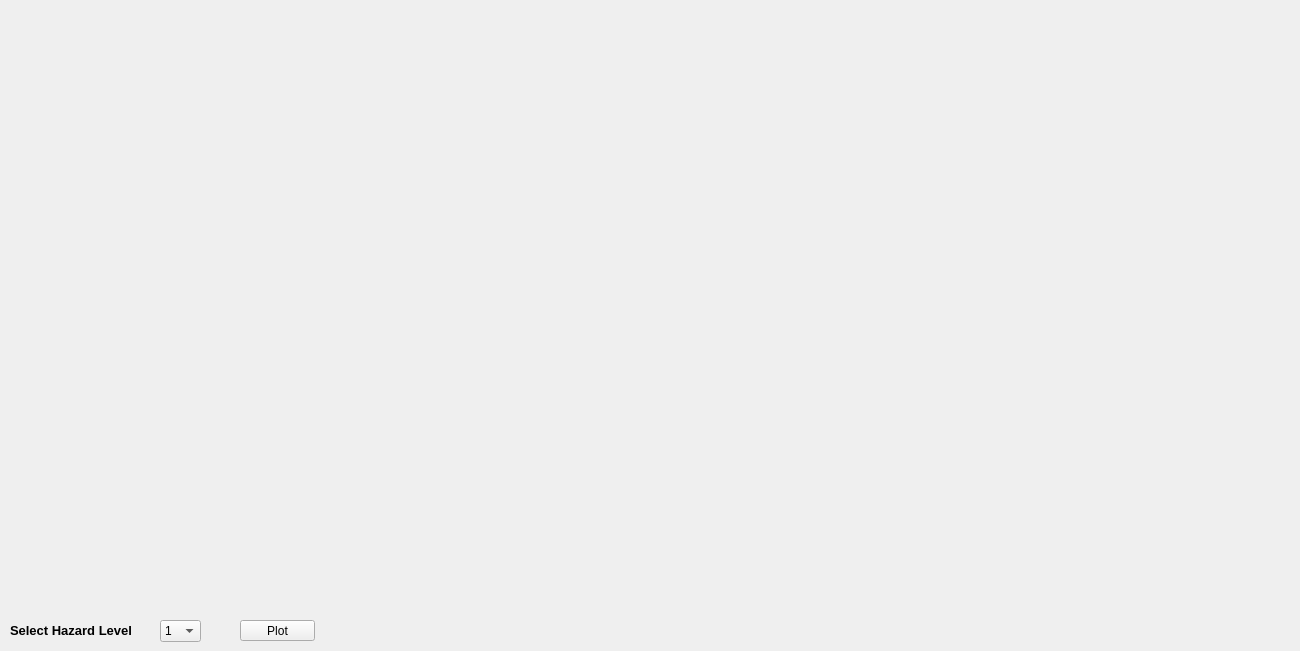
     <widget class="QWidget" name="CSS_Graph">
      <attribute name="title">
       <string>CSS Graphs</string>
      </attribute>
      <widget class="MplWidget" name="Hazard_CSS_SDR_max" native="true">
       <property name="geometry">
        <rect>
         <x>0</x>
         <y>0</y>
         <width>431</width>
         <height>611</height>
        </rect>
       </property>
      </widget>
      <widget class="MplWidget" name="Hazard_CSS_Shear_max" native="true">
       <property name="geometry">
        <rect>
         <x>430</x>
         <y>0</y>
         <width>431</width>
         <height>611</height>
        </rect>
       </property>
      </widget>
      <widget class="MplWidget" name="Hazard_CSS_Rot_max" native="true">
       <property name="geometry">
        <rect>
         <x>860</x>
         <y>0</y>
         <width>431</width>
         <height>611</height>
        </rect>
       </property>
      </widget>
      <widget class="QComboBox" name="comboBox">
       <property name="geometry">
        <rect>
         <x>160</x>
         <y>620</y>
         <width>41</width>
         <height>22</height>
        </rect>
       </property>
       <item>
        <property name="text">
         <string>1</string>
        </property>
       </item>
       <item>
        <property name="text">
         <string>2</string>
        </property>
       </item>
       <item>
        <property name="text">
         <string>3</string>
        </property>
       </item>
       <item>
        <property name="text">
         <string>4</string>
        </property>
       </item>
       <item>
        <property name="text">
         <string>5</string>
        </property>
       </item>
       <item>
        <property name="text">
         <string>6</string>
        </property>
       </item>
       <item>
        <property name="text">
         <string>7</string>
        </property>
       </item>
       <item>
        <property name="text">
         <string>8</string>
        </property>
       </item>
       <item>
        <property name="text">
         <string>9</string>
        </property>
       </item>
       <item>
        <property name="text">
         <string>10</string>
        </property>
       </item>
      </widget>
      <widget class="QLabel" name="label_70">
       <property name="geometry">
        <rect>
         <x>10</x>
         <y>620</y>
         <width>151</width>
         <height>20</height>
        </rect>
       </property>
       <property name="font">
        <font>
         <pointsize>10</pointsize>
         <weight>75</weight>
         <italic>false</italic>
         <bold>true</bold>
         <underline>false</underline>
        </font>
       </property>
       <property name="text">
        <string>Select Hazard Level</string>
       </property>
      </widget>
      <widget class="QPushButton" name="PlotCSS_max">
       <property name="geometry">
        <rect>
         <x>240</x>
         <y>620</y>
         <width>75</width>
         <height>21</height>
        </rect>
       </property>
       <property name="text">
        <string>Plot</string>
       </property>
      </widget>
     </widget>
